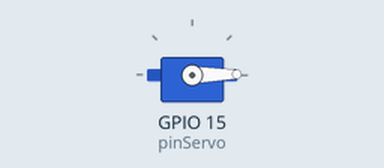
Recording of a sketch running on a simulated ESP32. On the bench: servo.

Above: at 0.05 s.
At 1.35 s:
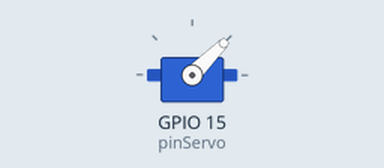
At 2.7 s:
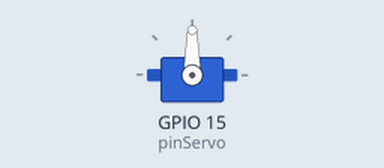
At 5.4 s:
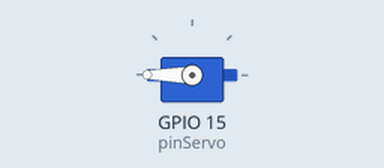
Timing chart, 0 to 7.1 s (numbered marks = the images above):
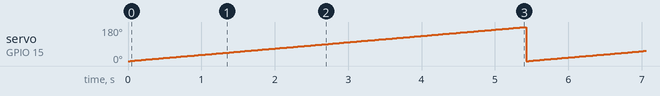

The sketch:

28_servobasico.ino
```cpp
#include <ESP32Servo.h>
#define pinServo 15

// defino el manejador clase Servo
Servo miServo;

void setup() {
  miServo.setPeriodHertz(100);
  miServo.attach(pinServo,500,2500);
    // 500 son microsegundos para posicion 0
    // 2500 son microsegundos para posicion 180
}
void loop() {

  for (int i = -0; i <= 180; i++){

      miServo.write(i);
      delay(30);
  }
}
```

Measured:
- by itself, servo on GPIO 15 (pinServo): ramps from 0° to 180° and jumps back, once every 5.4 s
